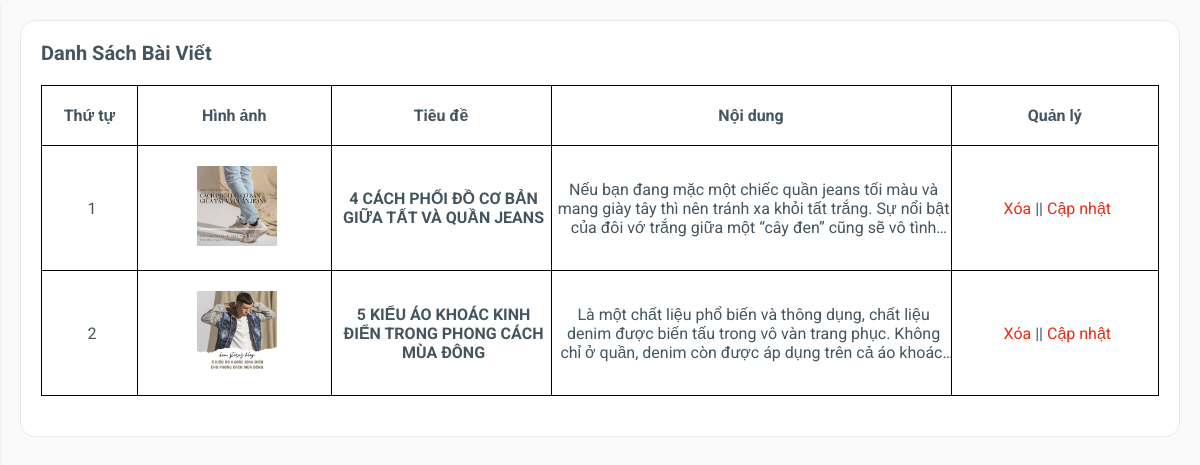
The app's page /admin/dashboard.php?blog (signed in) with its own data.
### tables this page shows
CREATE TABLE `tbl_news` (
  `new_id` int(11) NOT NULL,
  `new_image` varchar(150) NOT NULL,
  `new_status` text NOT NULL,
  `new_title` varchar(150) NOT NULL,
  `new_date` timestamp NOT NULL DEFAULT current_timestamp() ON UPDATE current_timestamp()
);

### admin/inc/blog.php (the view, shortened to what this page needs)
<div class="main">
	<div class="main-content">
		<div class="row">
			<div class="col-12">
				<div class="box">
					<div class="box-header">
						Danh sách bài viết
					</div>
					<div class="box-body overflow-scroll">
						<table>
							<thead>
								<tr>
									<th>Thứ tự</th>
									<th>Hình ảnh</th>
									<th>Tiêu đề</th>
									<th>Nội dung</th>
									<th>Quản lý</th>
								</tr>
							</thead>
							<?php
										$sql_select_news = mysqli_query($con,"SELECT * FROM tbl_news ORDER BY new_id DESC");
										$i=0;
										while($row_select_news = mysqli_fetch_array($sql_select_news)){
											$i++;
									?>
							<tr>
								<td><?php echo $i;?></td>
								<td>
									<div class="img">
										<img style="width:100px;height:auto;padding:0 10px; "
											src="../img/news/<?php echo $row_select_news['new_image'];?>"
											onerror="this.onerror=null;this.src='../uploads/<?php echo $row_select_news['new_image'];?>'"
											alt="">
									</div>
								</td>
								<td class="title">
									<b><?php echo $row_select_news['new_title'];?></b>
								</td>
								<td class="status">
									<p><?php echo  $row_select_news['new_status'];?></p>
								</td>
								<td style="text-align:center;">
									<a href="dashboard.php?blog&xoaid=<?php echo $row_select_news['new_id'];?>"
										style="color:rgb(231, 45, 20);">
										Xóa
									</a>
									<span>||</span>
									<a href="?capnhatbaiviet&id=<?php echo $row_select_news['new_id']; ?>"
										style="color:rgb(231, 45, 20);">Cập nhật</a>
								</td>
							</tr>
							<?php
										}
										?>
						</table>
					</div>
				</div>
			</div>
		</div>
	</div>
</div>
</body>
</html>

### admin/css/grid.css (style rules this page uses)
.row { display: flex; flex-wrap: wrap; margin: 0 -15px; }
[class*="col-"] { padding: 0 15px; margin-bottom: 20px; }
.col-12 { width: 100%; }

### admin/css/app.css (style rules this page uses)
:root { --body-bg: #fafafb; --box-bg: #ffffff; --main-color: #0652dd; --text-color: #455560; --text-second-color: #72849ab3; --border-color: #e9e9e9; --menu-item-active-bg: rgba(62, 121, 247, 0.1); --black: #000; --box-border-radius: 15px; --sidebar-size: 300px; --sidebar-logo-img-size: 45px; --sidebar-logo-size: 80px; --profile-image-size: 45px; --main-header-height: 80px; --shadow: 0 1px 4px -1px rgb(0 0 0 / 15%); --darkmode-toggle-size: 20px; --while: #fff; }
* { padding: 0; margin: 0; box-sizing: border-box; }
body { font-family: "Roboto", sans-serif; background-color: var(--body-bg); color: var(--text-color); position: relative; }
a { text-decoration: none; color: unset; display: inline-block; }
.main { padding-left: var(--sidebar-size); }
.main-content { padding: 20px; }
.box { background-color: var(--box-bg); padding: 20px; border: 0.5px solid var(--border-color); border-radius: var(--box-border-radius); }
.box-header { text-transform: capitalize; font-size: 1.25rem; font-weight: 700; }
.box-body { padding: 20px 0; }
table { width: 100%; min-width: 1000px; border-collapse: collapse; }
table thead tr { text-align: left; }
table th { text-align: center; }
table th, table td { padding: 20px 0; border: 1px solid var(--black); }
table td { padding-left: 5px; text-align: center; }
.overflow-scroll { overflow-y: auto; }
@media only screen and (max-width: 1280px) { .main { padding-left: 0; } }

### admin/inc/blog.php (style rules this page uses)
td.status { width: 400px; }
td.status p { text-overflow: ellipsis; overflow: hidden; display: -webkit-box; -webkit-line-clamp: 3; -webkit-box-orient: vertical; }
td.title { width: 220px; }

### records on screen
tbl_news: new_image (picture), new_title "4 CÁCH PHỐI ĐỒ CƠ BẢN GIỮA TẤT VÀ QUẦN JEANS", new_status "Nếu bạn đang mặc một chiếc quần jeans tối màu và mang giày tây thì nên tránh xa khỏi tất trắng. Sự nổi bật của đôi vớ trắng giữa một “cây đen” cũng sẽ vô…"
tbl_news: new_image (picture), new_title "5 KIỂU ÁO KHOÁC KINH ĐIỂN TRONG PHONG CÁCH MÙA ĐÔNG", new_status "Là một chất liệu phổ biến và thông dụng, chất liệu denim được biến tấu trong vô vàn trang phục. Không chỉ ở quần, denim còn được áp dụng trên cả áo…"
